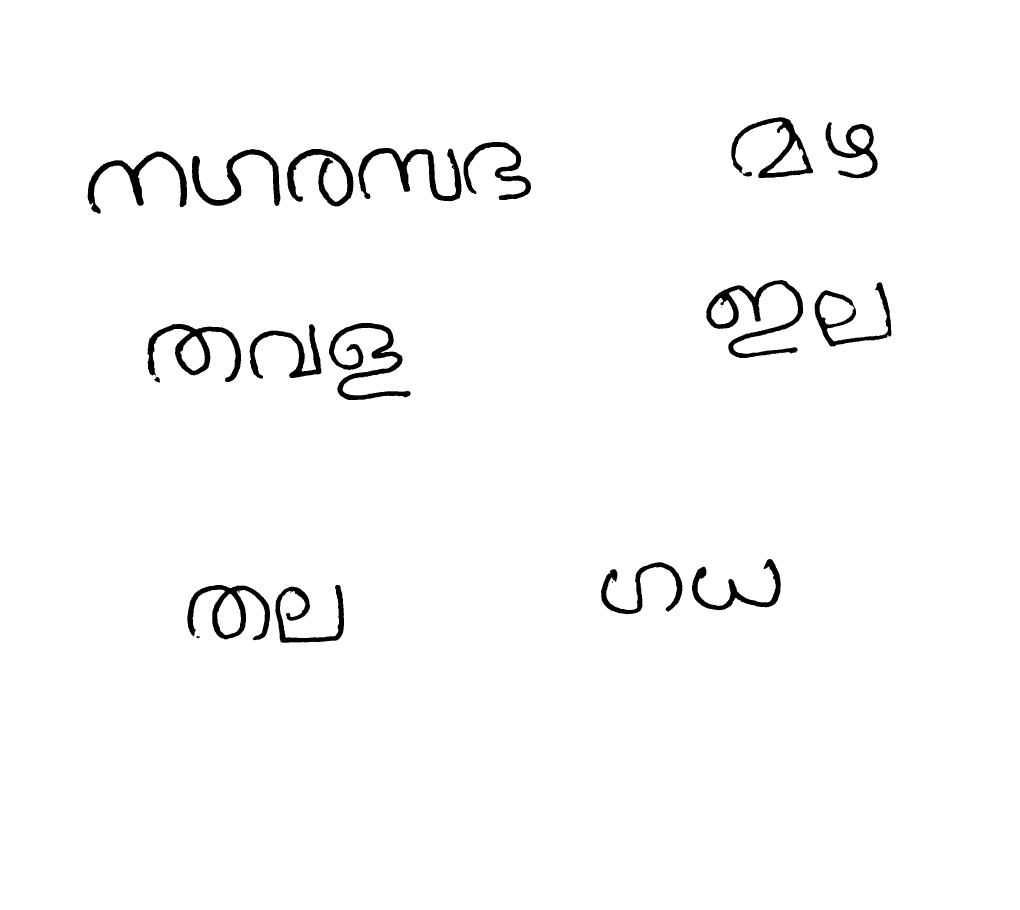
#> input picture data/binarized_test_data/inp6.jpg, 3058 x 2730 px, found by its file name (shown at 1/3 size)
$ python word_seg.py
#> lines starting #> are read from the running program, lines starting #| are printed output that depends on the picture; after the words box and inside, x2 and y2 are one past the last pixel; in counts of white or black regions, pixels touching at a corner belong together
#> further down, img is the input picture: shape (2730, 3058); min 0, max 255, mean 249.6
### lib/wordsegmentation.py
import cv2
import numpy as np


def rearrange(cnt):
    '''
    Function to rearrange the contour bounding boxes. in default the contour bounding boxes comes in the sorted order of
    their y co-ordinates . this function returns a list of rectangles [(x1,y1,w1,h1),(x2,y2,w2,h2)...] which are sorted in
    the order of x axis on each line. a line will have all recangles of y coordinates between y and y+h of first rectangle

    '''

    b_rect = []
    for c in cnt:
        rect = cv2.boundingRect(c)
        if rect[2] <= 18 or rect[3] <= 18:
            continue
        b_rect.append(rect)
    if b_rect == []:
        return []
    p = b_rect[0][1]+b_rect[0][3]
    #print('length of brect:',len(b_rect))
    s_rect = []
    i = 0
    length = len(b_rect)
    while i < length:
        p = b_rect[i][1]+b_rect[i][3]
        elem_on_line = []  # elements on a line
        outer = True
        while i < length and p > b_rect[i][1]:
            elem_on_line.append(b_rect[i])
            i += 1
            outer = False
        if outer:
            i += 1
        elem_on_line = sorted(elem_on_line)  # ,key=lambda x:x[0]
        # print(elem_on_line,i)
        s_rect.extend(elem_on_line)
    return s_rect


def splMean(img, thresh):
    sum = 0
    nt = 0
    for row in img:
        for elem in row:
            if elem > thresh:
                sum += elem
            else:
                nt += 1
    if sum != 0:
        avg = sum/(img.size-nt)
    else:
        avg = 0
    # print(avg)
    return avg


def wordsegmentation(bin_image, dilation_rectangle=(16, 5), closing_rectangle=(6, 3), dilation_iterations=3):
#> called with dilation_rectangle = (16, 5), closing_rectangle = (6, 3), dilation_iterations = 3
    assert bin_image is not None

    """(row, col) = bin_image.shape
    resize_shape = (int(col * 0.7), int(row * 0.9))
    image = cv2.resize(bin_image, resize_shape) """
    image = bin_image.copy()
    img = image.copy()

    # Dilation
    dilation_kernel = cv2.getStructuringElement(
        cv2.MORPH_RECT, dilation_rectangle)
    img = cv2.bitwise_not(img)
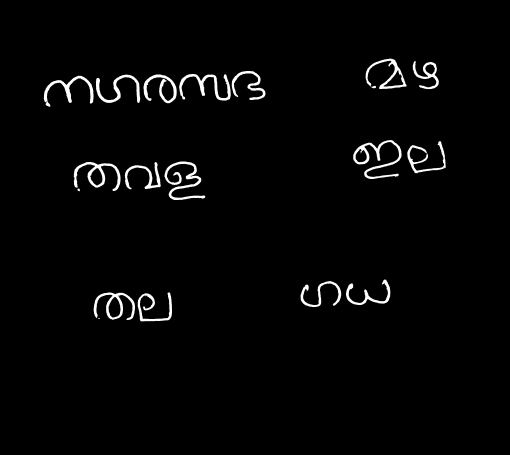
#> img: shape (2730, 3058) (shown at 1/6 size); min 0, max 255, mean 5.4
    dilate = cv2.dilate(img, dilation_kernel, iterations=dilation_iterations)
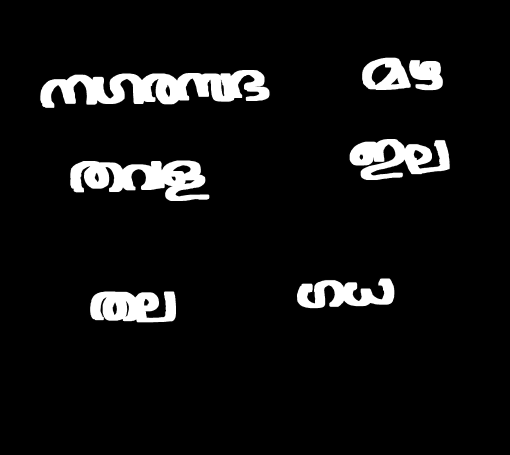
#> dilate: shape (2730, 3058) (shown at 1/6 size); min 0, max 255, mean 17.3

    # Further noise removal
    threshold = 128
    _, bw = cv2.threshold(dilate, threshold, 255.0,
                          cv2.THRESH_BINARY | cv2.THRESH_OTSU)
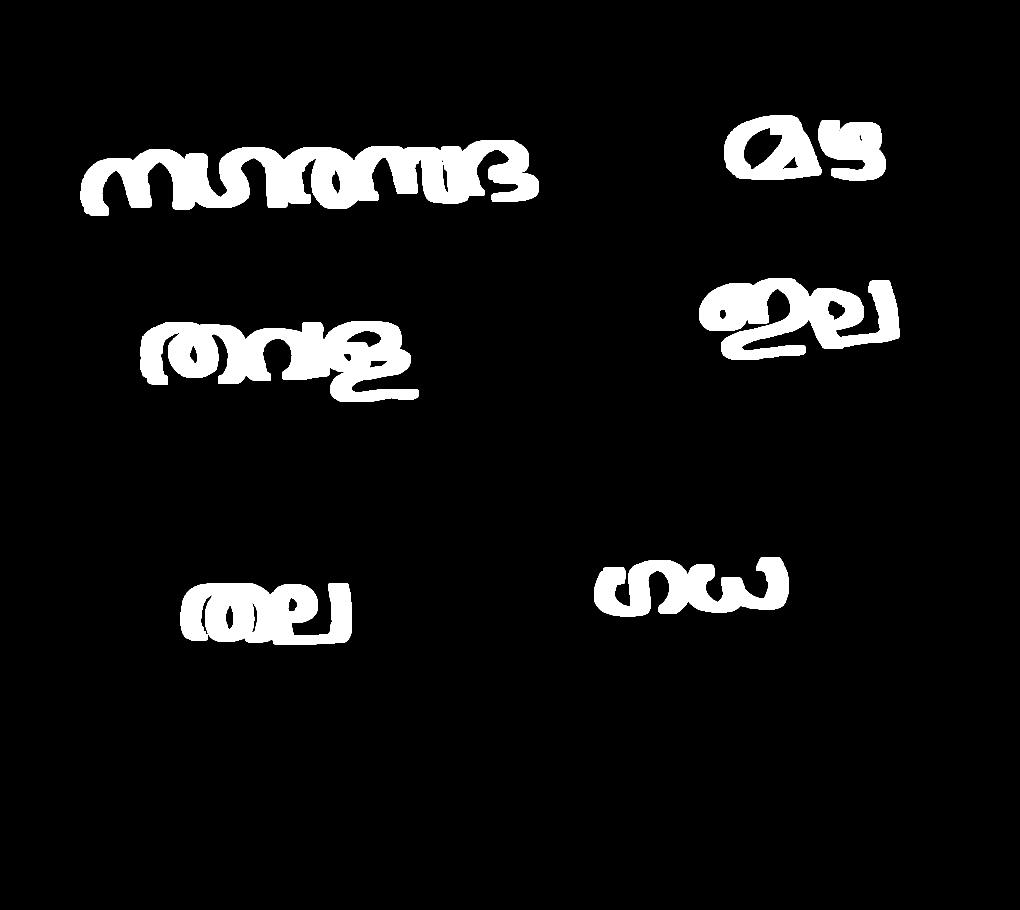
#> bw: shape (2730, 3058) (shown at 1/3 size); 6.8% white; 7 white regions, largest, box (x1, y1, x2, y2) and area: (242, 420, 1617, 647) 169299, (422, 963, 1256, 1206) 115684, (2098, 834, 2698, 1080) 84189

    # Closing
    closing_kernel = cv2.getStructuringElement(
        cv2.MORPH_RECT, closing_rectangle)
    connected = cv2.morphologyEx(bw, cv2.MORPH_CLOSE, closing_kernel)
#> connected: shape (2730, 3058); 6.8% white; 7 white regions

    # Contours
    contours, _ = cv2.findContours(
        connected.copy(), cv2.RETR_EXTERNAL, cv2.CHAIN_APPROX_SIMPLE)
#> contours = 7 contours; box (x1, y1, x2, y2) and area: (243, 420, 1618, 647) 169074, (423, 963, 1257, 1206) 119152, (2099, 834, 2699, 1080) 85373, (542, 1749, 1057, 1934) 75770, (1783, 1671, 2367, 1849) 59364, (2174, 346, 2465, 540) 44602, (2456, 361, 2658, 541) 26256
    contours.reverse()

    sorted_rectangles = rearrange(contours)
#> the loop in rearrange, `for c in cnt:` made 7 passes
#> rect on passes 1 to 7: (2174, 346, 291, 194), (2456, 361, 202, 180), (243, 420, 1375, 227), (2099, 834, 600, 246), (423, 963, 834, 243), (1783, 1671, 584, 178), (542, 1749, 515, 185)
#> after the loop in rearrange, `for c in cnt:`: b_rect = [(2174, 346, 291, 194), (2456, 361, 202, 180), (243, 420, 1375, 227), (2099, 834, 600, 246), (423, 963, 834, 243), (1783, 1671, 584, 178), (542, 1749, 515, 185)]
#> in rearrange, `p = b_rect[0][1]+b_rect[0][3]`: p = 540
#> in rearrange, `length = len(b_rect)`: length = 7
#> the loop in rearrange, `while i < length:` made 3 passes
#> (p, elem_on_line) on passes 2 to 3: (1080, [(423, 963, 834, 243), (2099, 834, 600, 246)]), (1849, [(542, 1749, 515, 185), (1783, 1671, 584, 178)])
#> after the loop in rearrange, `while i < length:`: s_rect = [(243, 420, 1375, 227), (2174, 346, 291, 194), (2456, 361, 202, 180), (423, 963, 834, 243), (2099, 834, 600, 246), (542, 1749, 515, 185), (1783, 1671, 584, 178)]
#> sorted_rectangles has the same summary as s_rect in rearrange

    words = []
    for rect in sorted_rectangles:
        x, y, w, h = rect
        word = (image[y:y+h, x:x+w])
        _, thresh4 = cv2.threshold(word, 127, 255, cv2.THRESH_TOZERO)
        # inc is the increment for differ
        inc = 1*(255-splMean(thresh4, 90))
        word = np.array([[min(j+inc, 255) if j > 90 else j for j in thresh4[k]]
                         for k in range(len(thresh4))], dtype=np.uint8)
        words.append(word)
#> this loop made 7 passes
#> (x, y, w, h, inc) on passes 1 to 7: (243, 420, 1375, 227, 0.0748), (2174, 346, 291, 194, 0.0968), (2456, 361, 202, 180, 0.123), (423, 963, 834, 243, 0.0862), (2099, 834, 600, 246, 0.0924), (542, 1749, 515, 185, 0.107), (1783, 1671, 584, 178, 0.0802)
#> pass 1, in wordsegmentation, `word = (image[y:y+h, x:x+w])`:
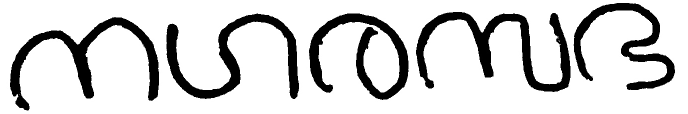
#> word: shape (227, 1375) (shown at 1/2 size); min 0, max 255, mean 210.3
#> pass 2, in wordsegmentation, `word = (image[y:y+h, x:x+w])`:
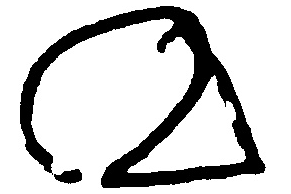
#> word: shape (194, 291); min 0, max 255, mean 205.4
#> after the loop:
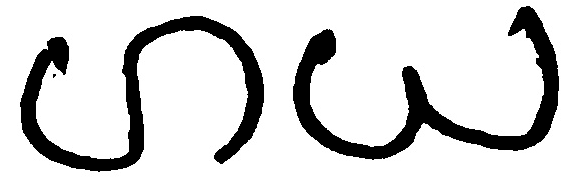
#> thresh4: shape (178, 584); min 0, max 255, mean 211.9
#> after the loop, words = 7 items

    return image, contours, words

### lib/word_seg.py
import cv2
import numpy as np
from  wordsegmentation import wordsegmentation

img = cv2.imread("data/binarized_test_data/inp6.jpg", 0)


#> (the run stopped early here; a loop or call above may not have finished)

$ run again, with data/binarized_test_data/inp1.jpg copied over data/binarized_test_data/inp6.jpg
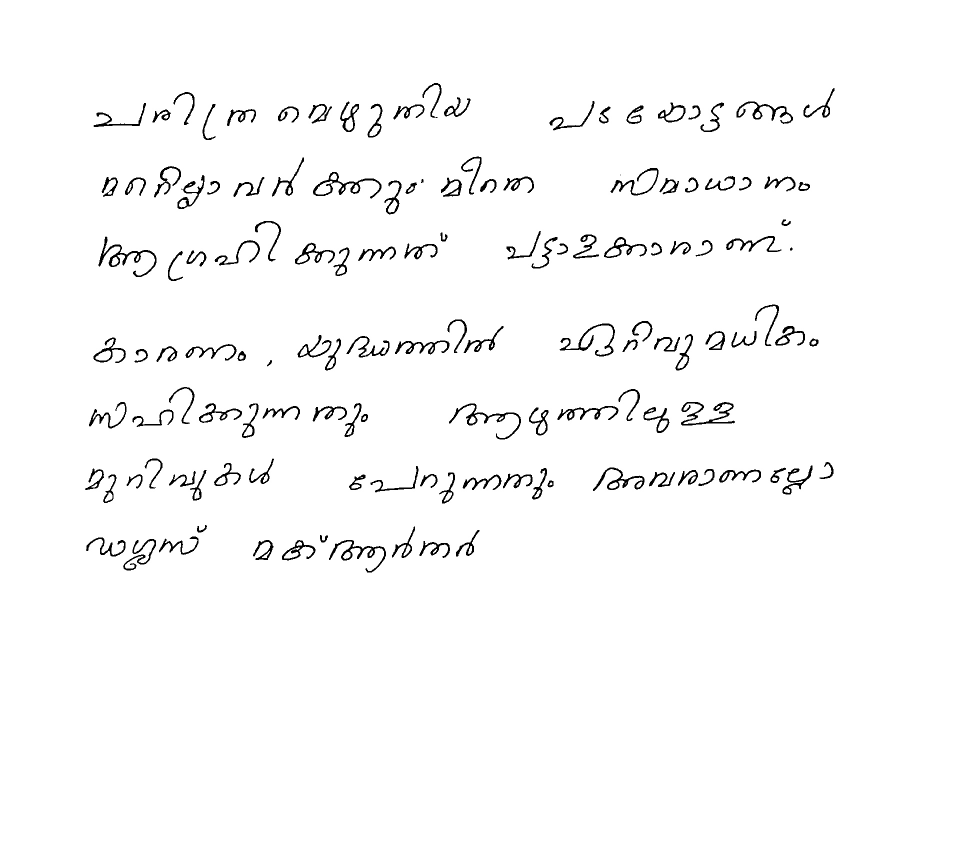
#> input picture data/binarized_test_data/inp1.jpg, 1936 x 1724 px, found by its file name (shown at 1/2 size)
#> img is the input picture: shape (1724, 1936); min 0, max 255, mean 249.5
#> bw: shape (1724, 1936); 14.8% white; 17 white regions, largest, box (x1, y1, x2, y2) and area: (182, 307, 1092, 435) 54984, (166, 160, 965, 286) 46367, (176, 436, 919, 568) 44295
#> in wordsegmentation, `connected = cv2.morphologyEx(bw, cv2.MORPH_CLOSE, closing_kernel)`:
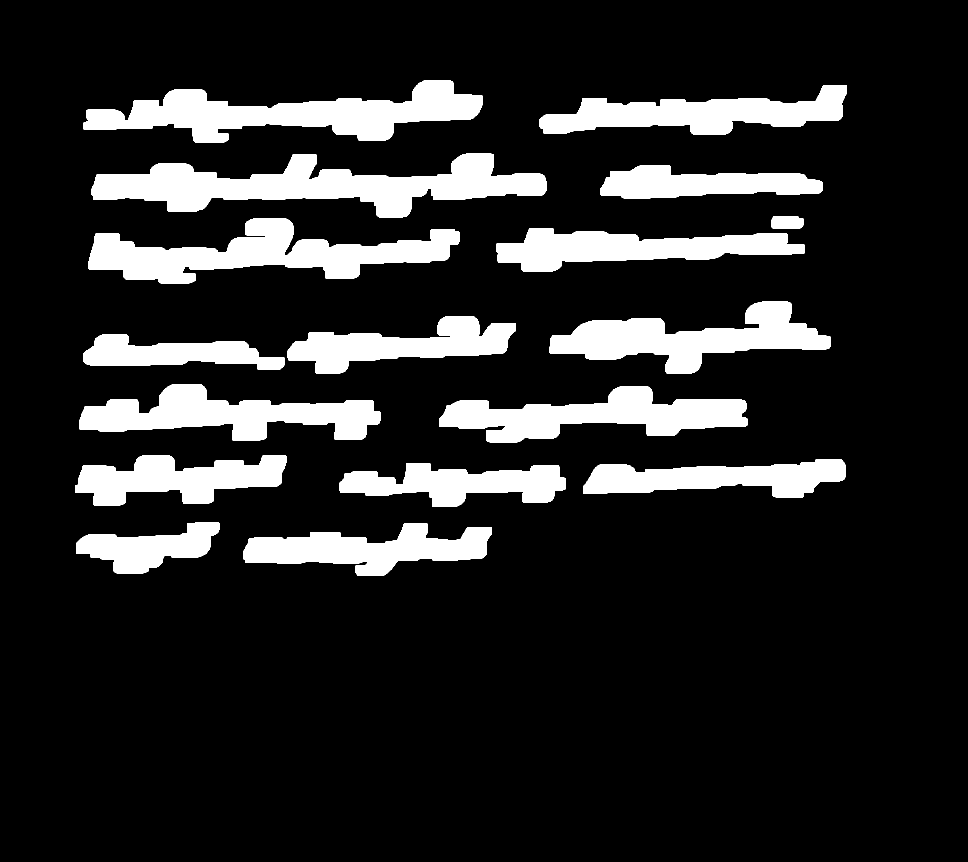
#> connected: shape (1724, 1936) (shown at 1/2 size); 14.8% white; 17 white regions
#> contours = 17 contours; largest, box (x1, y1, x2, y2) and area: (183, 307, 1093, 435) 53985, (167, 160, 966, 286) 45470, (177, 436, 920, 568) 43350, (1099, 603, 1662, 747) 35544, (878, 772, 1495, 885) 34718
#> the loop in rearrange, `for c in cnt:` made 17 passes
#> rect on passes 1 to 8: (167, 160, 799, 126), (1079, 170, 615, 100), (183, 307, 910, 128), (1201, 330, 444, 67), (1543, 433, 64, 25), (177, 436, 743, 132), (993, 456, 617, 87), (1099, 603, 563, 144)
#> after the loop in rearrange, `for c in cnt:`: b_rect = 17 items, first 6: (167, 160, 799, 126), (1079, 170, 615, 100), (183, 307, 910, 128), (1201, 330, 444, 67), (1543, 433, 64, 25), (177, 436, 743, 132)
#> in rearrange, `p = b_rect[0][1]+b_rect[0][3]`: p = 286
#> length = 17
#> the loop in rearrange, `while i < length:` made 7 passes
#> (p, elem_on_line) on passes 1, 3, 5, 7: (286, [(167, 160, 799, 126), (1079, 170, 615, 100)]), (568, [(177, 436, 743, 132), (993, 456, 617, 87)]), (882, [(158, 768, 603, 114), (878, 772, 617, 113)]), (1147, [(152, 1044, 287, 103), (486, 1047, 498, 104)])
#> after the loop in rearrange, `while i < length:`: s_rect has the same summary as b_rect
#> sorted_rectangles has the same summary as b_rect in rearrange
#> the loop in wordsegmentation, `for rect in sorted_rectangles:` made 17 passes
#> (x, y, w, h, avg in splMean, inc) on passes 1 to 8: (167, 160, 799, 126, 254.9, 0.095), (1079, 170, 615, 100, 254.9, 0.111), (183, 307, 910, 128, 254.9, 0.109), (1201, 330, 444, 67, 254.8, 0.177), (1543, 433, 64, 25, 254.8, 0.179), (177, 436, 743, 132, 254.9, 0.108), (993, 456, 617, 87, 254.9, 0.136), (167, 669, 402, 70, 254.8, 0.16)
#> after the loop in wordsegmentation, `for rect in sorted_rectangles:`:
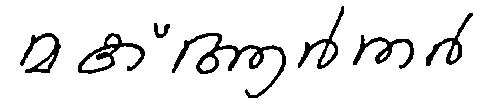
#> thresh4: shape (104, 498); min 0, max 255, mean 233.5
#> after the loop in wordsegmentation, `for rect in sorted_rectangles:`: words = 17 items

$ run again, with data/binarized_test_data/inp2.jpg copied over data/binarized_test_data/inp6.jpg
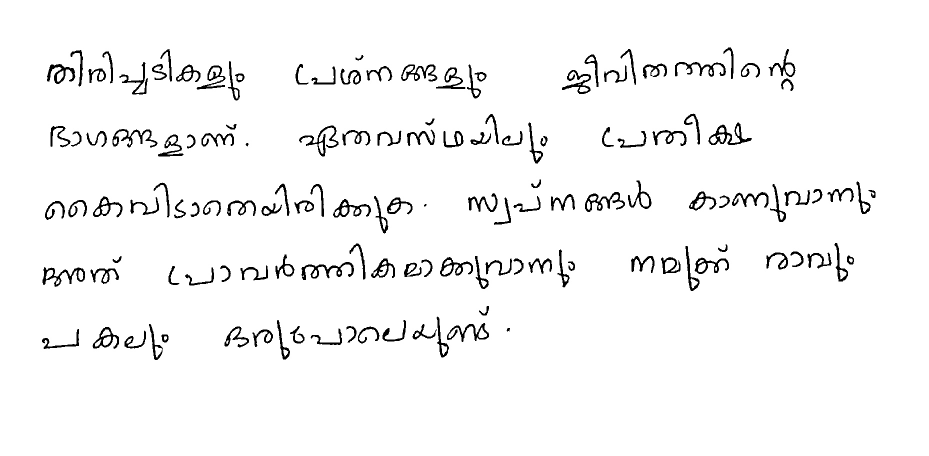
#> input picture data/binarized_test_data/inp2.jpg, 1858 x 911 px, found by its file name (shown at 1/2 size)
#> img is the input picture: shape (911, 1858); min 0, max 255, mean 245.6
#> bw: shape (911, 1858); 22.5% white; 18 white regions, largest, box (x1, y1, x2, y2) and area: (316, 481, 1174, 584) 46014, (69, 359, 877, 473) 45083, (428, 627, 1044, 725) 32801
#> connected: shape (911, 1858); 22.5% white; 17 white regions
#> contours = 17 contours; largest, box (x1, y1, x2, y2) and area: (317, 481, 1175, 584) 45022, (70, 359, 878, 473) 44308, (429, 627, 1045, 725) 32059, (1104, 89, 1616, 194) 31769, (74, 92, 514, 207) 30804
#> the loop in rearrange, `for c in cnt:` made 17 passes
#> rect on passes 1 to 8: (1104, 89, 512, 105), (74, 92, 440, 115), (571, 104, 427, 99), (1184, 221, 345, 81), (578, 222, 542, 111), (81, 242, 441, 77), (1042, 353, 65, 29), (916, 355, 412, 101)
#> after the loop in rearrange, `for c in cnt:`: b_rect = 17 items, first 6: (1104, 89, 512, 105), (74, 92, 440, 115), (571, 104, 427, 99), (1184, 221, 345, 81), (578, 222, 542, 111), (81, 242, 441, 77)
#> in rearrange, `p = b_rect[0][1]+b_rect[0][3]`: p = 194
#> length = 17
#> the loop in rearrange, `while i < length:` made 6 passes
#> p on passes 1 to 4: 194, 302, 382, 569
#> after the loop in rearrange, `while i < length:`: s_rect = 17 items, first 6: (74, 92, 440, 115), (571, 104, 427, 99), (1104, 89, 512, 105), (81, 242, 441, 77), (578, 222, 542, 111), (1184, 221, 345, 81)
#> sorted_rectangles has the same summary as s_rect in rearrange
#> the loop in wordsegmentation, `for rect in sorted_rectangles:` made 17 passes
#> (x, y, w, h, avg in splMean, inc) on passes 1 to 8: (74, 92, 440, 115, 254.9, 0.144), (571, 104, 427, 99, 254.9, 0.139), (1104, 89, 512, 105, 254.9, 0.148), (81, 242, 441, 77, 254.8, 0.189), (578, 222, 542, 111, 254.9, 0.128), (1184, 221, 345, 81, 254.8, 0.15), (70, 359, 808, 114, 254.9, 0.12), (916, 355, 412, 101, 254.9, 0.12)
#> pass 1, in wordsegmentation, `word = (image[y:y+h, x:x+w])`:
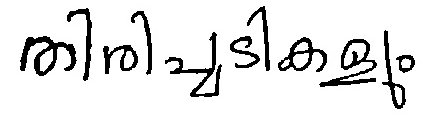
#> word: shape (115, 440); min 0, max 255, mean 228
#> after the loop in wordsegmentation, `for rect in sorted_rectangles:`:
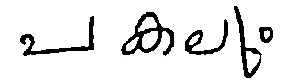
#> thresh4: shape (84, 298); min 0, max 255, mean 231.3
#> after the loop in wordsegmentation, `for rect in sorted_rectangles:`: words = 17 items
